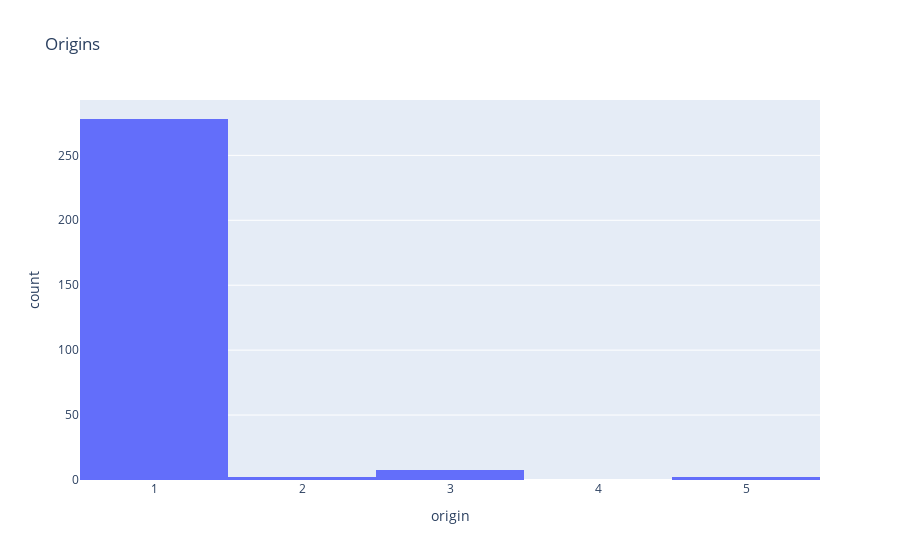

The notebook cell this image was saved under:
### Code cell
cleaned_gdf['origin'].value_counts()
fig = px.histogram(cleaned_gdf, x='origin', title='Origins')
fig.show()

### Figure 1 — Plotly figure (JSON) as saved in the notebook; plotly's stock layout.template omitted (floating-point values rounded to 4 significant figures; data arrays with more than 128 entries replaced by an {"elided": "..."} marker saying what was removed)
{"data": [{"alignmentgroup": "True", "bingroup": "x", "hovertemplate": "origin=%{x}<br>count=%{y}<extra></extra>", "legendgroup": "", "marker": {"color": "#636efa", "pattern": {"shape": ""}}, "name": "", "offsetgroup": "", "orientation": "v", "showlegend": false, "type": "histogram", "x": {"elided": "290 int values"}, "xaxis": "x", "yaxis": "y"}], "layout": {"barmode": "relative", "legend": {"tracegroupgap": 0}, "title": {"text": "Origins"}, "xaxis": {"anchor": "y", "domain": [0, 1], "title": {"text": "origin"}}, "yaxis": {"anchor": "x", "domain": [0, 1], "title": {"text": "count"}}}}
